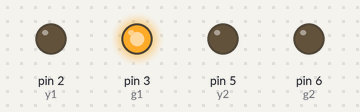
Bench run of a sketch on a simulated Arduino Uno, built with avr-gcc and run on an emulated ATmega328P. Shown: output pins drawn as LEDs (lit = HIGH). Pins used as bus, display or sensor lines are not drawn.

Above: at 5.0 s.
At 12.5 s:
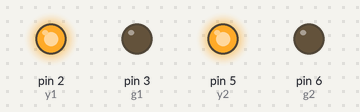
At 20.0 s:
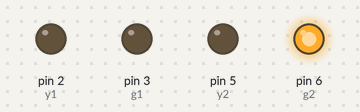
Timing chart, 0 to 32.5 s (numbered marks = the images above):
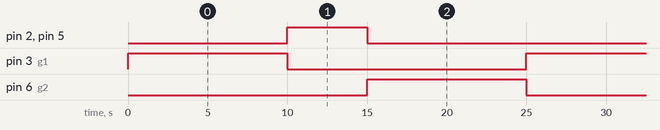

Measured:
- by itself, pin 2 (y1), pin 5 (y2): alternates HIGH for 5.0 s and LOW for 20.0 s
- by itself, pin 3 (g1), pin 6 (g2): alternates HIGH for 10.0 s and LOW for 15.0 s
- by itself, everything shown: repeats every 25.0 s, in 4 steps

The sketch:

two_way_traffic_light_control1.ino
```cpp
int r1=1;
int y1=2;
int g1=3;
int r2=4;
int y2=5;
int g2=6;
void setup()
{
pinMode(r1,OUTPUT);
pinMode(y1,OUTPUT);
pinMode(g1,OUTPUT);
pinMode(r2,OUTPUT);
pinMode(y2,OUTPUT);
pinMode(g2,OUTPUT);
}

void loop()
{
digitalWrite(g1,HIGH);
digitalWrite(r2,HIGH);
delay(10000);
digitalWrite(r1,LOW);
digitalWrite(y1,LOW);
digitalWrite(y2,LOW);
digitalWrite(g2,LOW);

digitalWrite(g1,LOW);
digitalWrite(y1,HIGH);
digitalWrite(y2,HIGH);
delay(5000);
digitalWrite(y1,LOW);
digitalWrite(y2,LOW);
digitalWrite(r1,LOW);
digitalWrite(r2,LOW);
digitalWrite(g2,LOW);

digitalWrite(r1,HIGH);
digitalWrite(g2,HIGH);
delay(10000);
digitalWrite(r1,LOW);
digitalWrite(g2,LOW);
digitalWrite(y1,LOW);
digitalWrite(g1,LOW);
digitalWrite(r2,LOW);
digitalWrite(y2,LOW);

}
```
